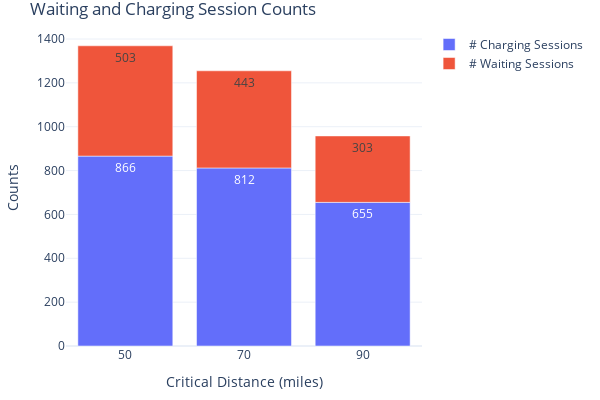

The notebook cell this image was saved under:
### Markdown cell above
#### 5.3 Charging and Waiting Sessions

### Code cell
fig = go.Figure(
    data=[
        go.Bar(
            name="# Charging Sessions",
            x=count_stats['param_value'],
            y=count_stats['cs_count'],
            offsetgroup=1,
            text=count_stats['cs_count'],
            textposition='auto',
        ),
        go.Bar(
            name="# Waiting Sessions",
            x=count_stats['param_value'],
            y=count_stats['wait_count'],
            offsetgroup=1,
            base=count_stats['cs_count'],
            text=count_stats['wait_count'],
            textposition='auto',
        )
    ],
    layout=go.Layout(
        title="Waiting and Charging Session Counts",
        yaxis_title="Counts", 
        xaxis_title="Critical Distance (miles)", width=600, height=400
        
    )
)
fig.update_xaxes(type='category')
fig.update_layout(margin=dict(l=20, r=20, t=30, b=20), uniformtext_minsize=8, uniformtext_mode='hide', template='plotly_white')
fig.show()

### Figure 1 — Plotly figure (JSON) as saved in the notebook; plotly's stock layout.template omitted (floating-point values rounded to 4 significant figures)
{"data": [{"name": "# Charging Sessions", "offsetgroup": "1", "text": [866, 812, 655], "textposition": "auto", "type": "bar", "x": ["50", "70", "90"], "y": [866, 812, 655]}, {"base": [866, 812, 655], "name": "# Waiting Sessions", "offsetgroup": "1", "text": [503, 443, 303], "textposition": "auto", "type": "bar", "x": ["50", "70", "90"], "y": [503, 443, 303]}], "layout": {"height": 400, "margin": {"b": 20, "l": 20, "r": 20, "t": 30}, "title": {"text": "Waiting and Charging Session Counts"}, "uniformtext": {"minsize": 8, "mode": "hide"}, "width": 600, "xaxis": {"autorange": true, "range": [-0.5, 2.5], "title": {"text": "Critical Distance (miles)"}, "type": "category"}, "yaxis": {"autorange": true, "range": [0, 1441.0], "title": {"text": "Counts"}, "type": "linear"}}}
